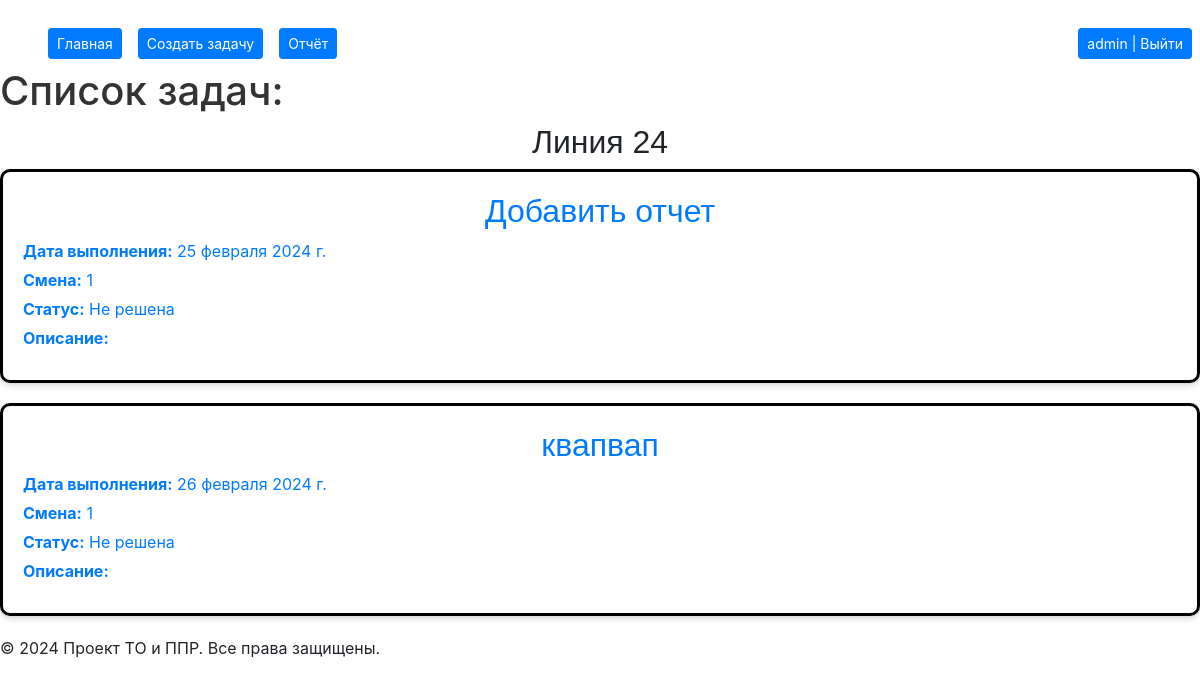
Before: / (signed in) with the older database file.
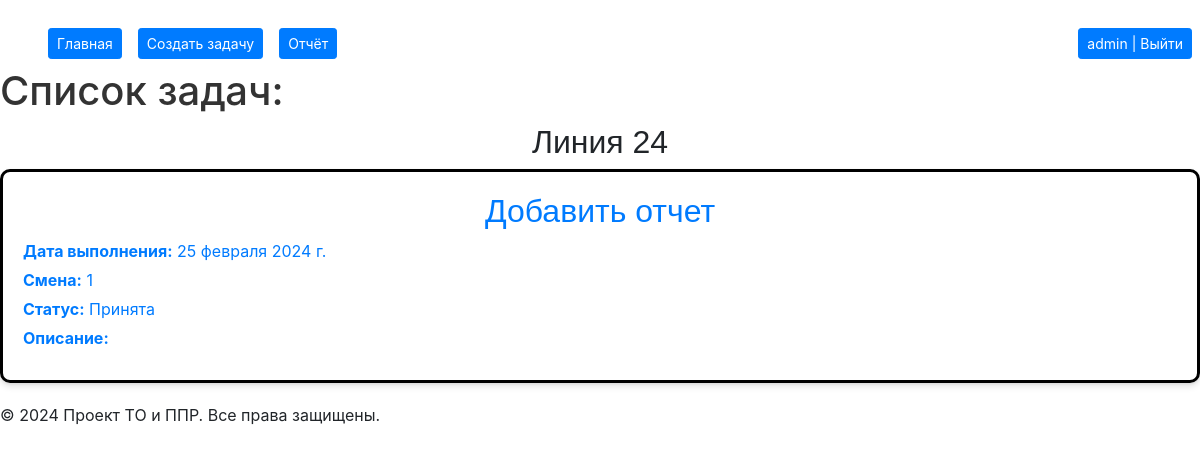
After: the same page with the newer database file.
### task_TO/models.py (models this page shows, shortened)
class Task(models.Model):
    STATUS_CHOICES = [
        ('Не решена', 'Не решена'),
        ('Принята', 'Принята'),
        ('Выполнено', 'Выполнено'),
    ]
    LINE_CHOICES = [
        ('24', '24'),
        ('25', '25'),
        ('26', '26'),
        ('31', '31'),
        ('33', '33'),
    ]
    SHIFT_CHOICES = [
        ('1', '1'),
        ('2', '2'),
        ('3', '3'),
    ]
    created_at = models.DateTimeField(auto_now_add=True)
    task_name = models.CharField(max_length=255)
    description = models.TextField(blank=True)
    status = models.CharField(max_length=20, choices=STATUS_CHOICES, default='Не решена')
    line = models.CharField(max_length=20, choices=LINE_CHOICES, default='31')
    shift_name = models.CharField(max_length=2, choices=SHIFT_CHOICES,  default='1')
    completion_date = models.DateField(null=True, blank=True)
    comment = models.TextField(blank=True)

### task_TO/views.py (the view)
# urls.py: path('', index_mechanics, name='index_mechanics'),
def index_mechanics(request):
    user = list(request.user.groups.all())
    user = [group.name for group in user]
    if "TechnicianI" in user:
        task24 = Task.objects.filter(line='24').exclude(status='Выполнено').prefetch_related('image_set').all()
        task25 = Task.objects.filter(line='25').exclude(status='Выполнено').prefetch_related('image_set').all()
        task26 = Task.objects.filter(line='26').exclude(status='Выполнено').prefetch_related('image_set').all()
    else:
        task24 = []
        task25 = []
        task26 = []
    if "Technician" in user:
        task31 = Task.objects.filter(line='31').exclude(status='Выполнено').prefetch_related('image_set').all()
        task33 = Task.objects.filter(line='33').exclude(status='Выполнено').prefetch_related('image_set').all()
    else:
        task31 = []
        task33 = []
    return render(request, 'TO/index.html', {
        "task24": task24,
        'task25': task25,
        'task26': task26,
        'task31': task31,
        'task33': task33,
    })

### templates/TO/index.html (shortened to what this page needs)
{% extends 'base.html' %}
{% block content %}
    <h1>Список задач:</h1>
{% if task24 %}
        <h2 style="text-align: center;">Линия 24</h2>
        <ul class="task-list">
            {% for task in task24 %}
                <a href="{% url 'edit_task' task.id %}"><li class="task-item">
        <h2>{{ task.task_name }}</h2>
        <div class="task-details">
            <p><strong>Дата выполнения:</strong> {{ task.completion_date }}</p>
            <p><strong>Смена:</strong> {{ task.shift_name }}</p>
            <p><strong>Статус:</strong> {{ task.status }}</p>
            <p><strong>Описание:</strong> {{ task.description }}</p>
        </div>
                </li></a>
            {% endfor %}
        </ul>
    {% endif %}
{% endblock %}

### templates/base.html (shortened to what this page needs)
<!DOCTYPE html>
<html lang="en">
{% load static %}
<link rel="stylesheet" href="{% static 'css/styles.css' %}">
<link rel="stylesheet" href="https://stackpath.bootstrapcdn.com/bootstrap/4.5.2/css/bootstrap.min.css">
<link rel="stylesheet"
      href="https://cdnjs.cloudflare.com/ajax/libs/tempusdominus-bootstrap-4/5.1.2/css/tempusdominus-bootstrap-4.min.css">
<head>
</head>
<body>
<header>
    <nav>
        <ul class="d-flex my-2" style="padding-top: 20px;">
            <button class="btn btn-sm btn-primary mx-2" onclick="location.href='{% url 'index_mechanics' %}'">Главная
            </button>
            {% if user.username == 'Mechanic' or user.username == 'admin' %}
                <button class="btn btn-sm btn-primary mx-2" onclick="location.href='{% url 'create_task' %}'">Создать
                    задачу
                </button>
            {% endif %}
                        <button class="btn btn-sm btn-primary mx-2" onclick="location.href='{% url 'report_task' %}'">Отчёт
                </button>
            <div class="ml-auto">
                {% if user.is_authenticated %}
                    <button class="btn btn-sm btn-primary mx-2"
                            onclick="location.href='{% url 'profileOut' %}'">{{ user.username }} | Выйти
                    </button>
                {% else %}
                    <button class="btn btn-sm btn-primary mx-2" onclick="location.href='{% url 'profile' %}'">
                        Авторизация
                    </button>
                {% endif %}
            </div>
        </ul>
    </nav>
</header>
<main>
    {% block content %}{% endblock %}
</main>
<footer>
    <p>&copy; {% now "Y" %} Проект ТО и ППР. Все права защищены.</p>
</footer>
</body>
</html>

### static/css/styles.css (style rules this page uses)
h1 { color: #333; font-size: 24px; margin-bottom: 20px; }
.task-list { list-style-type: none; padding: 0; }
.task-item { border: 3px solid #000; margin-bottom: 20px; padding: 10px; }
.task-item { margin-bottom: 20px; border: 3px solid #000; border-radius: 10px; padding: 20px; box-shadow: 0 4px 6px rgba(0, 0, 0, 0.1), 0 1px 3px rgba(0, 0, 0, 0.08); }
.task-details { margin-bottom: 10px; }
.task-details p { margin: 5px 0; }
h2 { font-family: Arial, sans-serif; text-align: center !important; }

Changed rows visible on the page:
no longer on this page (row edited): Task: task_name "квапвап", completion_date "26 февраля 2024 г.", shift_name "1", status "Не решена"
changed Task "Добавить отчет": status "Не решена" → "Принята"
